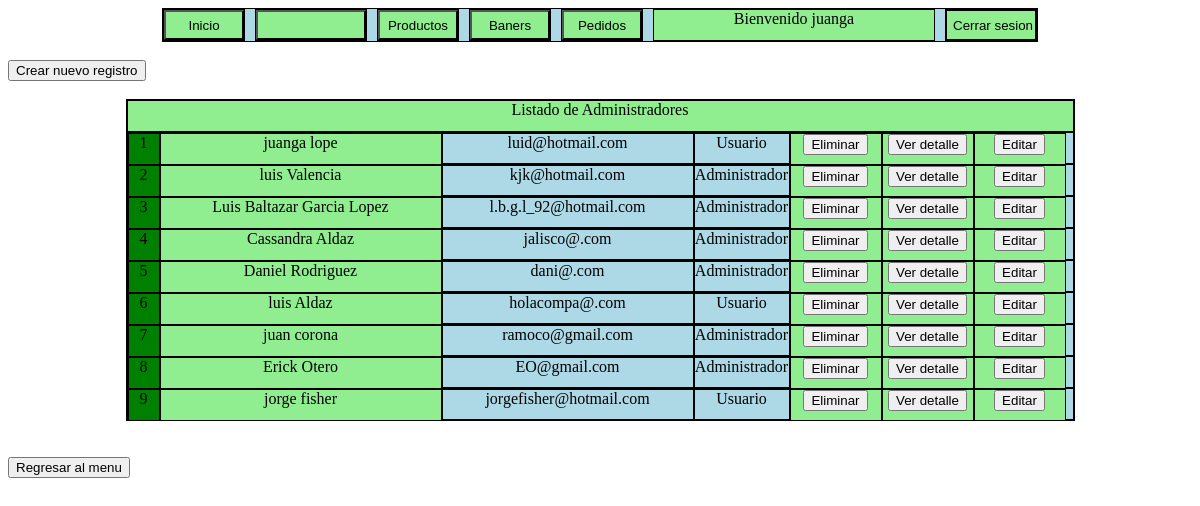
Screenshot of /Administradores/Administradores_lista.php (signed in) with the database file from the repository.
### tables this page shows
CREATE TABLE IF NOT EXISTS `administradores` (
  `id` int(11) NOT NULL AUTO_INCREMENT,
  `nombre` varchar(128) NOT NULL,
  `apellidos` varchar(128) NOT NULL,
  `correo` varchar(128) NOT NULL,
  `pass` varchar(32) NOT NULL,
  `rol` int(1) NOT NULL DEFAULT '1',
  `archivo_n` varchar(255) NOT NULL,
  `archivo` varchar(128) NOT NULL,
  `status` int(1) NOT NULL DEFAULT '1',
  `eliminado` int(1) NOT NULL DEFAULT '0',
  PRIMARY KEY (`id`)
);

### Administradores/Administradores_lista.php (the view, shortened to what this page needs)
<?php
    $varsesion =$_SESSION['nombre'];
    if($varsesion==null||$varsesion==''){
        header("Location:Index.php");
    }
    else{
        $name = $_SESSION['nombre'];
    }
?>
<html>
    <head>
    </head>
    <body>
    <div class='Menup'>
            <div class='Inicio'>
            <input type="button" class='botoni' value="Inicio" onclick="bienvenido();">
            </div>
            <?php
            if($_SESSION['rol']==1){
                echo" <div class='administradores'>
            <input type='button' class='botona' value='Administradores' onclick='administradores();'>
            </div>";
            }
            else{
                echo" <div class='administradores'>
            <input type='button' class='botona'>
            </div>";
            }
            ?>
            <div class='productos'>
            <input type="button" class='botonp' value="Productos" onclick="productos();">
            </div>
            <div class='baners'>
            <input type="button" class='botoni' value="Baners" onclick="baners();">
            </div>
            <div clasS='pedidos'>
            <input type="button" class='botoni' value="Pedidos" onclick="pedidos();">
            </div>
            <div class='nombre'>Bienvenido <?php echo $name;?> </div>
            <div class='cerrar'>
            <input type="button" class='boton' value="Cerrar sesion" onclick="cerrarsesion();">
            </div>
        </div><br>
    <button onclick="window.location.href='Administradores_alta.php'">Crear nuevo registro</button><br><br>
        <div class="Tabla">
            <div class="titulo">Listado de Administradores</div>
            <?php
                $con = conecta();
                $sql = "SELECT * FROM administradores WHERE status=1 AND eliminado=0";
                $res = $con->query($sql);
                $cont =1;
                while($row=$res->fetch_array()){
                    $id = $row["id"];
                    $nombre = $row["nombre"];
                    $apellidos = $row["apellidos"];
                    $correo = $row["correo"];
                    $rol = $row["rol"];
                    $rol_txt = ($rol==1) ? 'Administrador':'Usuario';
                    echo"<div class='fila' id=$id>";
                    echo"<div class='id'>$cont</div>";
                    echo"<div class='nombre'>$nombre $apellidos</div>";
                    echo"<div class='correo'>$correo</div>";
                    echo"<div class='rol'>$rol_txt</div>";
                    echo"<div class='boton'>";
                    echo"<input onclick='eliminarfila($id);' type='submit' value='Eliminar'/>";
                    echo"</div>";
                    echo"<div class='boton'>";
                    echo"<input onclick='detalle($id);' type='submit' value='Ver detalle'/>";
                    echo"</div>";
                    echo"<div class='boton'>";
                    echo"<input onclick='editar($id);' type='submit' value='Editar'/>";
                    echo"</div>";
                    echo "</div>";
                    $cont++;
                }
            ?>
        </div>
        <br><br><button onclick="window.location.href='../menu.php'">Regresar al menu</button><br><br>
    </body>
</html>

### Administradores/Administradores_lista.php (style rules this page uses)
.titulo { height: 30px; width: auto; border: 1px solid black; text-align: center; background-color: lightgreen; }
.fila { height: 30px; width: auto; border: 1px solid black; text-align: center; }
.id { float: left; border: 1px solid black; text-align:center; height: 30px; width:30px; background-color:green; }
.Tabla { height: auto; width: 947px; border: 1px solid black; margin-left: auto; margin-right: auto; background-color:lightblue; }
.nombre { float: left; border: 1px solid black; text-align:left; height: 30px; width: 200px; }
.correo { float: left; border: 1px solid black; text-align:center; height: 30px; width: 250px; }
.rol { float:left; border: 1px solid black; text-align:center; height: 30px; width: 94PX; }
.boton { float:left; border:1px solid black; text-align:center; height: 30px; width: 119px; }
.menup { height: 32px; width: 874px; border: 1px solid black; margin-left: auto; margin-right: auto; background-color:lightblue; }
.nombre { height: 30px; width: 280px; border: 1px solid black; background-color:lightgreen; float: left; text-align: center; }
.cerrar { height: 30px; width: 90px; border: 1px solid black; background-color:lightgreen; float: left; margin-left:10px; }
.boton { background-color: lightgreen; width: 90px; height: 30px; }
.Inicio { float: left; height: 30px; width: 80px; border: 1px solid black; background-color:lightgreen; margin-right:10px; }
.botoni { background-color: lightgreen; width: 80px; height: 30px; }
.administradores { float:left; border: 1px solid black; margin-right:10px; }
.botona { background-color: lightgreen; width: 110px; height: 30px; }
.productos { float:left; border: 1px solid black; margin-right:10px; }
.botonp { background-color: lightgreen; width: 80px; height: 30px; }
.baners { float:left; border: 1px solid black; margin-right:10px; }
.pedidos { float:left; border: 1px solid black; margin-right:10px; }

### rows the page displays
administradores: nombre "juanga", apellidos "lope", correo "luid@hotmail.com", rol "Usuario"
administradores: nombre "luis", apellidos "Valencia", correo "kjk@hotmail.com", rol "Administrador"
administradores: nombre "Luis Baltazar", apellidos "Garcia Lopez", correo "l.b.g.l_92@hotmail.com", rol "Administrador"
administradores: nombre "Cassandra", apellidos "Aldaz", correo "jalisco@.com", rol "Administrador"
administradores: nombre "Daniel", apellidos "Rodriguez", correo "dani@.com", rol "Administrador"
administradores: nombre "luis", apellidos "Aldaz", correo "holacompa@.com", rol "Usuario"
administradores: nombre "juan", apellidos "corona", correo "ramoco@gmail.com", rol "Administrador"
administradores: nombre "Erick", apellidos "Otero", correo "EO@gmail.com", rol "Administrador"
administradores: nombre "jorge", apellidos "fisher", correo "jorgefisher@hotmail.com", rol "Usuario"

### other values shown
$name "juanga"
